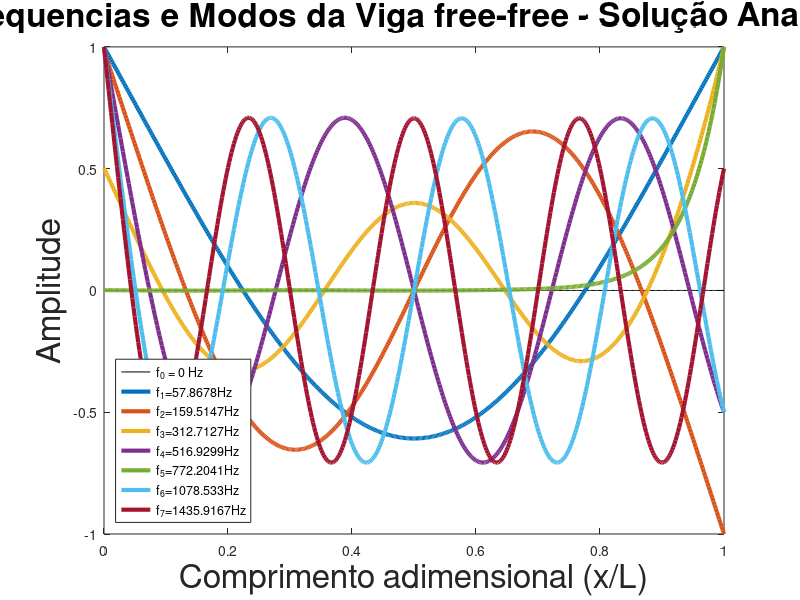

This chart was generated by the following MATLAB code: (Note: this script raises an error after producing the figure.)
%  Solução Analitica da Viga Livre-Livre
clear all; close all; clc

%% Definição dos parâmetros variáveis

%    Dados Viga experimental de Proc. Sinais
E0=2.1e11; % modulo de elasticidade [Pa]
rho=7850; % densidade [kg/m3]
E=E0;

b=0.0195;  % base da seção transversal [m]
h=0.003;  % altura da seção transversal [m]
L=0.525;   % comprimento da viga [m]

%% Definição dos parâmetros constantes
lambda = [...
    4.73004074;
    7.85320462;
    10.9956078;
    14.1371655;
    17.2787597;
    pi*(2*6+1)/2;
    pi*(2*7+1)/2
];

% Constantes de normalização sigma_n
sigma = [...
    0.9825;   % modo 1 (cosh + cos)
    1.0008;
    0.9999;
    1.0000;
    0.9999;
    1.0;
    1.0
];


%% Cálculo das variáveis

m=rho*b*h;   %  massa por unidade de comprimento [kg/m]
I=b*h^3/12;    % momentode inércia
nmod=7; % numero de modos
dx=0.001; % discretização do espaço                                                       
x= 0:dx:L; % vetor do espaço discretizado
d=x/L ; % vetor de espaço admensional
phi=[];

%% Cálculo da forma dos modos

wn = zeros(1,nmod);
f = zeros(1,nmod);
for i=1:nmod
    f(i)=((lambda(i)^2/(2*pi*L^2))*sqrt(E*I/m));   % frequencia natural
    wn(i) = lambda(i)^2 * sqrt(E*I/m); % Frequência natural angular
    %lambda(i)
    for j=1:length(d)
         phi(j,i)=cosh(lambda(i)*d(j)) + cos(lambda(i)*d(j))...
        -sigma(i)*(sinh(lambda(i)*d(j))+sin(lambda(i)*d(j))); % forma do modo
       %phi(j,i)=cosh(lambda(i)*d(j))-cos(lambda(i)*d(j))...
       %-sigma(i)*(sinh(lambda(i)*d(j))-sin(lambda(i)*d(j))); % forma do modo
    end
    phin(:,i)=phi(:,i)/max(abs(phi(:,i)));  % normalização unitária
end
phi0=zeros(size(phi(:,1)));  % vetor do modo zero


disp('Frequencias Naturais')
f
disp('Forma dos modos')
phi;
figure
plot(d,phi0,'k',d,phin,'LineWidth',3.0)
title('Frequencias e Modos da Viga free-free - Solução Analitica', 'FontSize', 24)
xlabel('Comprimento adimensional (x/L)', 'FontSize', 24)
ylabel('Amplitude', 'FontSize', 24)
lgd=legend({['f_0 = 0 Hz'],['f_1=' num2str(f(1)) 'Hz'],['f_2=' num2str(f(2)) 'Hz'],...
    ['f_3=' num2str(f(3)) 'Hz'],['f_4=' num2str(f(4)) 'Hz'],['f_5=' num2str(f(5)) 'Hz'],...
    ['f_6=' num2str(f(6)) 'Hz'],['f_7=' num2str(f(7)) 'Hz']},'Location','southwest');
lgd.FontSize=16;
grid

%% Cálculo da massa modal

m_modal = zeros(1,nmod);
size_x = length(x);
for i=1:nmod
    for j=1:size_x
        m_modal(i) = m_modal(i) + phi(j,i)^2*d(j);
    end
     m_modal(i) = m_modal(i)*m;
end




%% Cálculo da FRF
frf_viga = zeros(1,100);
size_frf = length(frf_viga);

for w=1:size_frf
    for j=1:nmod
        frf_viga(w) = frf_viga(w) + (phi(1,j)*phi(2,j))/(m_modal(j)*(wn(j)^2 - w^2));
    end
end

figure;
w_vector = 1:50;
plot(w_vector,frf_viga(1:size_frf/2));
title("FRF");
